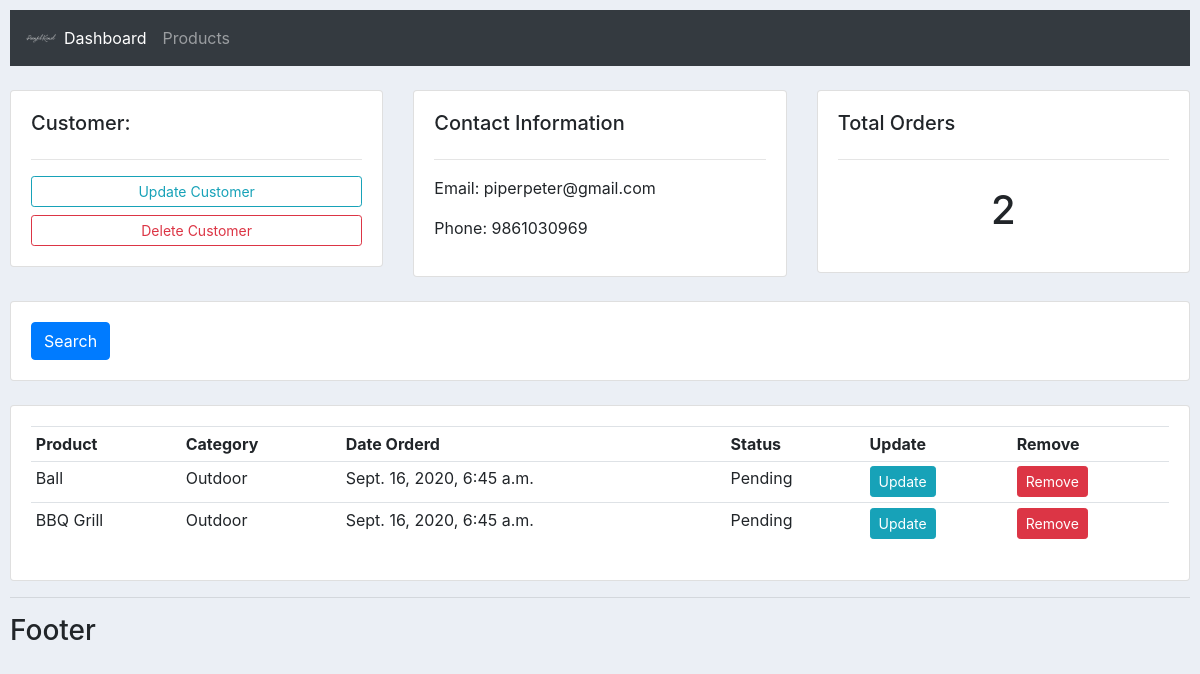
The app's page /customer/2, older data.
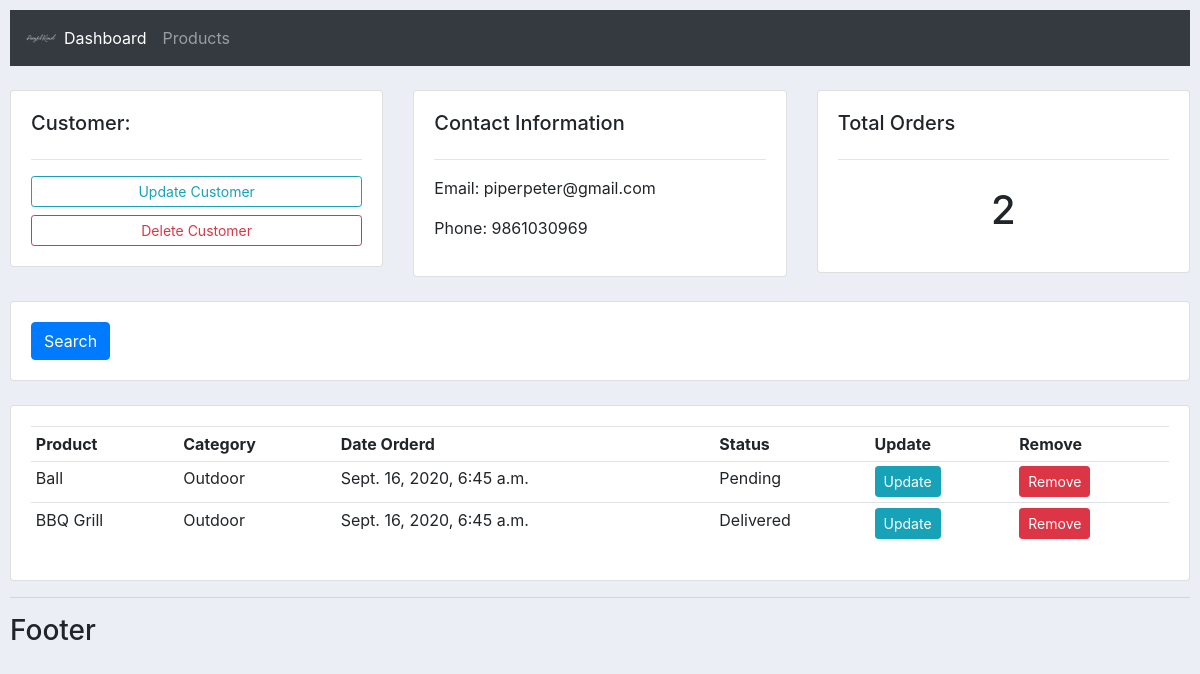
The same page, newer data.
### accounts/models.py (models this page shows, shortened)
class Order(models.Model):
    STATUS = (
        ('Pending', 'Pending'),
        ('Out for delivery', 'Out for delivery'),
        ('Delivered', 'Delivered'),
    )
    customer = models.ForeignKey(Customer, null=True, on_delete=models.SET_NULL)
    product =   models.ForeignKey(Product, null=True, on_delete=models.SET_NULL)
    date_created = models.DateTimeField(auto_now_add=True)
    status = models.CharField(max_length=200, null=True, choices=STATUS)

class Product(models.Model):
    CATEGORY = (
        ('Indoor', 'Indoor'),
        ('Outdoor', 'Outdoor'),
    )
    name = models.CharField(max_length=200, null=True)
    price = models.FloatField(null=True)
    category = models.CharField(max_length=200, null=True, choices=CATEGORY)
    description = models.CharField(max_length=200, null=True, blank=True)
    date_created = models.DateTimeField(auto_now_add=True)
    tags = models.ManyToManyField(Tag)
    def __str__(self):
        return self.name

### accounts/views.py (the view)
# urls.py: path('customer/<str:pk>',views.customer, name="customer"),
def customer(request, pk):
    customer = Customer.objects.get(id=pk)
    orders = customer.order_set.all()
    order_count = orders.count()
    context = {'customer':customer, 'orders':orders, 'order_count':order_count,}
    print(order_count)
    return render(request,'accounts/customer.html',context)

### accounts/templates/accounts/customer.html
{% extends 'accounts/main.html' %}
{% block content %}
<br>
<div class="row">
	<div class="col-md">
		<div class="card card-body">
			<h5>Customer:</h5>
			<hr>
			<a class="btn btn-outline-info  btn-sm btn-block" href="">Update Customer</a>
			<a class="btn btn-outline-danger  btn-sm btn-block" href="">Delete Customer</a>
		</div>
	</div>
	<div class="col-md">
		<div class="card card-body">
			<h5>Contact Information</h5>
			<hr>
			<p>Email: {{customer.email}}</p>
			<p>Phone: {{customer.phone}}</p>
		</div>
	</div>
	<div class="col-md">
		<div class="card card-body">
			<h5>Total Orders</h5>
			<hr>
			<h1 style="text-align: center;padding: 10px">{{order_count}}</h1>
		</div>
	</div>
</div>
<br>
<div class="row">
	<div class="col">
		<div class="card card-body">
			<form method="get">
		    <button class="btn btn-primary" type="submit">Search</button>
		  </form>
		</div>
	</div>
</div>
<br>
<div class="row">
	<div class="col-md">
		<div class="card card-body">
			<table class="table table-sm">
				<tr>
					<th>Product</th>
					<th>Category</th>
					<th>Date Orderd</th>
					<th>Status</th>
					<th>Update</th>
					<th>Remove</th>
				</tr>
				{% for order in orders %}
				<tr>
					<td>{{order.product}}</td>
					<td>{{order.product.category}}</td>
					<td>{{order.date_created}}</td>
					<td>{{order.status}}</td>
					<td><a class="btn btn-sm btn-info" href="{% url 'update_order' order.id %}">Update</a></td>
					<td><a class= "btn btn-sm btn-danger" href="{% url 'delete_order' order.id %}">Remove</a></td>
				</tr>
				{% endfor %}
			</table>
		</div>
	</div>
</div>
{% endblock %}

Row changes from the older to the newer data that the page shows:
changed Order "BBQ Grill": status "Pending" → "Delivered"
